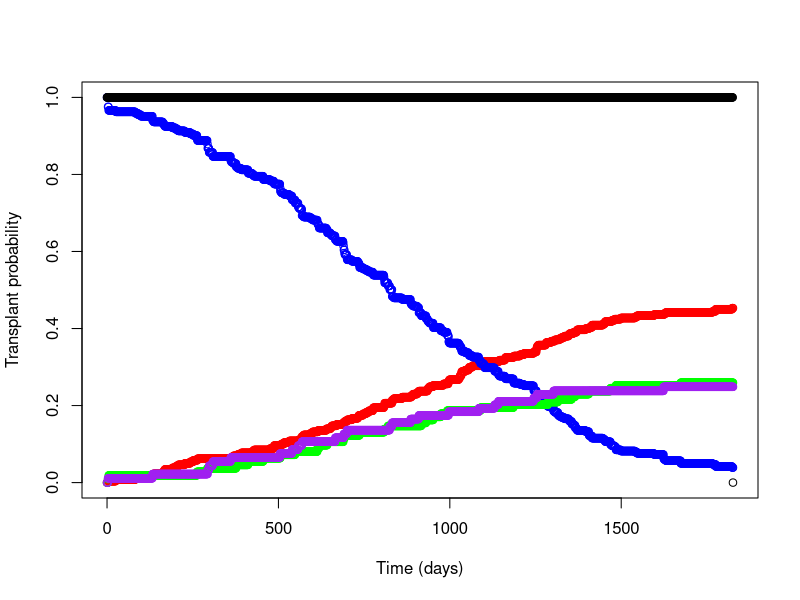

R code for this plot:
#work for kidney#

## Set work area/libname ##
#setwd("F:\\Shared\\Organ Utilisation\\Winton Centre\\Kidney CR\\R work")

## Import data ##
survdata <- read.csv("kid_wlist.csv",fileEncoding = 'UTF-8-BOM')
param <- read.csv("kid_waitlist_params.csv",fileEncoding = 'UTF-8-BOM')
attach(survdata)
attach(param)

## Check data ##
head(survdata)
head(param)



## Adjusted capH will be - log(tx_surv) * exp(XB) ##

adjcox <- function(cent = "Belfast", sex = 1, rethnic_grp=1, diabetes=2, hsp_reg=1, rbg_new=1, dial_reg=1, matchpts_grp = 1, reg_age10 = 4, graft_no_new = 0) {
  
  ## Calculate individual xbeta terms ##
  
  #Sex #
  if(sex == 1){tx_xbeta_sex = tx_sex_m ; rem_xbeta_sex = rem_sex_m ; dth_xbeta_sex = dth_sex_m}
  if(sex == 2){tx_xbeta_sex = tx_sex_f ; rem_xbeta_sex = rem_sex_f ; dth_xbeta_sex = dth_sex_f}
  
  #Age #
  if(reg_age10 == 2){tx_xbeta_age = tx_age_2 ; rem_xbeta_age = rem_age_2 ; dth_xbeta_age = dth_age_2}
  if(reg_age10 == 3){tx_xbeta_age = tx_age_3 ; rem_xbeta_age = rem_age_3 ; dth_xbeta_age = dth_age_3}
  if(reg_age10 == 4){tx_xbeta_age = tx_age_4 ; rem_xbeta_age = rem_age_4 ; dth_xbeta_age = dth_age_4}
  if(reg_age10 == 5){tx_xbeta_age = tx_age_5 ; rem_xbeta_age = rem_age_5 ; dth_xbeta_age = dth_age_5}
  if(reg_age10 == 6){tx_xbeta_age = tx_age_6 ; rem_xbeta_age = rem_age_6 ; dth_xbeta_age = dth_age_6}
  if(reg_age10 == 7){tx_xbeta_age = tx_age_7 ; rem_xbeta_age = rem_age_7 ; dth_xbeta_age = dth_age_7}
  
  #Ethnicity #
  if(rethnic_grp == 1){tx_xbeta_eth = tx_eth_wh ; rem_xbeta_eth = rem_eth_wh ; dth_xbeta_eth = dth_eth_wh}
  if(rethnic_grp == 2){tx_xbeta_eth = tx_eth_nonwh ; rem_xbeta_eth = rem_eth_nonwh ; dth_xbeta_eth = dth_eth_nonwh}
  
  #Blood group #
  if(rbg_new == 1){tx_xbeta_bld = tx_bld_o; rem_xbeta_bld = rem_bld_o; dth_xbeta_bld = dth_bld_o}
  if(rbg_new == 2){tx_xbeta_bld = tx_bld_a; rem_xbeta_bld = rem_bld_a; dth_xbeta_bld = dth_bld_a}
  if(rbg_new == 3){tx_xbeta_bld = tx_bld_b; rem_xbeta_bld = rem_bld_b; dth_xbeta_bld = dth_bld_b}
  if(rbg_new == 4){tx_xbeta_bld = tx_bld_ab; rem_xbeta_bld = rem_bld_ab; dth_xbeta_bld = dth_bld_ab}
  
  
  #Matchability #
  if(matchpts_grp == 1){tx_xbeta_mat = tx_match_1 ; rem_xbeta_mat = rem_match_1 ; dth_xbeta_mat = dth_match_1}
  if(matchpts_grp == 2){tx_xbeta_mat = tx_match_2 ; rem_xbeta_mat = rem_match_2 ; dth_xbeta_mat = dth_match_2}
  if(matchpts_grp == 3){tx_xbeta_mat = tx_match_3 ; rem_xbeta_mat = rem_match_3 ; dth_xbeta_mat = dth_match_3}
  
  #Dialysis #
  if(dial_reg == 1){tx_xbeta_dial = tx_dialysis_1 ; rem_xbeta_dial = rem_dialysis_1 ; dth_xbeta_dial = dth_dialysis_1}
  if(dial_reg == 2){tx_xbeta_dial = tx_dialysis_2 ; rem_xbeta_dial = rem_dialysis_2 ; dth_xbeta_dial = dth_dialysis_2}
  
  #Graft #
  if(graft_no_new == 0){tx_xbeta_graft = tx_graft_0 ; rem_xbeta_graft = rem_graft_0 ; dth_xbeta_graft = dth_graft_0}
  if(graft_no_new == 1){tx_xbeta_graft = tx_graft_1 ; rem_xbeta_graft = rem_graft_1 ; dth_xbeta_graft = dth_graft_1} 
  
  #Sensitisation #
  if(hsp_reg == 1){tx_xbeta_sens = tx_sens_1 ; rem_xbeta_sens = rem_sens_1 ; dth_xbeta_sens = dth_sens_1}
  if(hsp_reg == 2){tx_xbeta_sens = tx_sens_2 ; rem_xbeta_sens = rem_sens_2 ; dth_xbeta_sens = dth_sens_2}

  
  #Diabetes #
  if(diabetes == 1){tx_xbeta_diabetes = tx_diabetes_1 ; rem_xbeta_diabetes = rem_diabetes_1 ; dth_xbeta_diabetes = dth_diabetes_1}
  if(diabetes == 2){tx_xbeta_diabetes = tx_diabetes_2 ; rem_xbeta_diabetes = rem_diabetes_2 ; dth_xbeta_diabetes = dth_diabetes_2}
  
  
  ## Total xbetas ##
  tx_xbeta <- sum(tx_xbeta_sex, tx_xbeta_age, tx_xbeta_eth, tx_xbeta_bld, tx_xbeta_mat, tx_xbeta_dial, tx_xbeta_graft, tx_xbeta_sens, tx_xbeta_diabetes)
  rem_xbeta <- sum(rem_xbeta_sex, rem_xbeta_age, rem_xbeta_eth, rem_xbeta_bld, rem_xbeta_mat, rem_xbeta_dial, rem_xbeta_graft, rem_xbeta_sens, rem_xbeta_diabetes)
  dth_xbeta <- sum(dth_xbeta_sex, dth_xbeta_age, dth_xbeta_eth, dth_xbeta_bld, dth_xbeta_mat, dth_xbeta_dial, dth_xbeta_graft, dth_xbeta_sens, dth_xbeta_diabetes)
 
  ## Calculate cumulative hazard for each term ##
  capHtx <- -log(tx_surv) * exp (tx_xbeta)
  capHrem <- -log(rem_surv) * exp (rem_xbeta)
  capHdth <- -log(dth_surv) * exp (dth_xbeta)
  
  
  basehaz <- data.frame(survdata, capHtx, capHrem, capHdth)
  
  
  #Restrict to centre #
  centre <- basehaz[rec_unit==cent,]
  
  #Set up for 1 row per every day #
  days <- numeric(length = 1827)
  days <- 0:1826
  
  capHtx2 <- numeric(length = 1827)
  capHrem2 <- numeric(length = 1827)
  capHdth2 <- numeric(length = 1827)
  
  secondday <- centre$time[2]
  secondday
  
  ## delete second entry for day 0 - S(0) needs to start at 1 - only if second time entry is 0 ##
  
  if(secondday == 0){centre <- centre[-c(2),]}
  
  ## set up new dataset for day 0- 1826 - make sure there are data points for every day ##
  
  smoothed_cent <- data.frame(days)
  smoothed_cent$capHtx <- capHtx2
  smoothed_cent$capHrem <- capHrem2
  smoothed_cent$capHrem <- capHdth2
  
  
  ## impute values from bel ##
  j<-1
  for (i in 1:1827){
    if (smoothed_cent$days[i] == centre$time[j] )
    { smoothed_cent$capHtx[i] <- centre$capHtx[j]
    smoothed_cent$capHrem[i] <- centre$capHrem[j]
    smoothed_cent$capHdth[i] <- centre$capHdth[j]
    j <- j + 1}
    else {smoothed_cent$capHtx[i] <- centre$capHtx[j-1]
    smoothed_cent$capHrem[i] <- centre$capHrem[j-1]
    smoothed_cent$capHdth[i] <- centre$capHdth[j-1]
    }
  }
  
  

  dim(smoothed_cent)[1]
  
  capS <- numeric(length = dim(smoothed_cent)[1])
  capS[1] <- 1
  capF_tx <- numeric(length = dim(smoothed_cent)[1])
  capF_tx[1] <- 0
  capF_rem <- numeric(length = dim(smoothed_cent)[1])
  capF_rem[1] <- 0
  capF_dth <- numeric(length = dim(smoothed_cent)[1])
  capF_dth[1] <- 0
  p_tx <- numeric(length = dim(smoothed_cent)[1])
  p_tx[1] <- 0
  p_rem <- numeric(length = dim(smoothed_cent)[1])
  p_rem[1] <- 0
  p_dth <- numeric(length = dim(smoothed_cent)[1])
  p_dth[1] <- 0
  h_tx <- numeric(length = dim(smoothed_cent)[1])
  h_tx[1] <- 0
  h_rem <- numeric(length = dim(smoothed_cent)[1])
  h_rem[1] <- 0
  h_dth <- numeric(length = dim(smoothed_cent)[1])
  h_dth[1] <- 0
  
  sumall <- numeric(length = dim(smoothed_cent)[1])
  sumall[1] <- 0
  
  
  for (i in 1:(dim(smoothed_cent)[1]-1)){
    h_tx[i] <- smoothed_cent$capHtx[i+1] - smoothed_cent$capHtx[i]
    p_tx[i] <- h_tx[i] * capS[i]
    capF_tx[i+1] <- capF_tx[i] + p_tx[i]
    
    h_rem[i] <- smoothed_cent$capHrem[i+1] - smoothed_cent$capHrem[i]
    p_rem[i] <- h_rem[i] * capS[i]
    capF_rem[i+1] <- capF_rem[i] + p_rem[i]
    
    h_dth[i] <- smoothed_cent$capHdth[i+1] - smoothed_cent$capHdth[i]
    p_dth[i] <- h_dth[i] * capS[i]
    capF_dth[i+1] <- capF_dth[i] + p_dth[i]
    
    capS[i+1] <- capS[i] - p_tx[i] - p_rem[i] - p_dth[i]
    
    sumall[i] <- capS[i] + capF_rem[i] + capF_tx[i] + capF_dth[i]
    
  }
  
  out <- cbind(smoothed_cent, capS, capF_rem, capF_tx, capF_dth, sumall)
  
  return(out)
  
}

test <- adjcox (cent = "Belfast", sex = 1, rethnic_grp=1, diabetes=2, hsp_reg=1, rbg_new=1, dial_reg=1, matchpts_grp = 1, reg_age10 = 6, graft_no_new = 0)

#Plotting the output #
plot(y = test$capF_tx, x = test$days, ylab = "Transplant probability", xlab = "Time (days)", ylim = c(0, 1), col = "red")
points(y = test$capS, x = test$days, col = "blue")
points(y = test$capF_rem, x = test$days, col="green")
points(y = test$capF_dth, x = test$days, col= "purple")
points(y = test$sumall, x = test$days, col="black")


